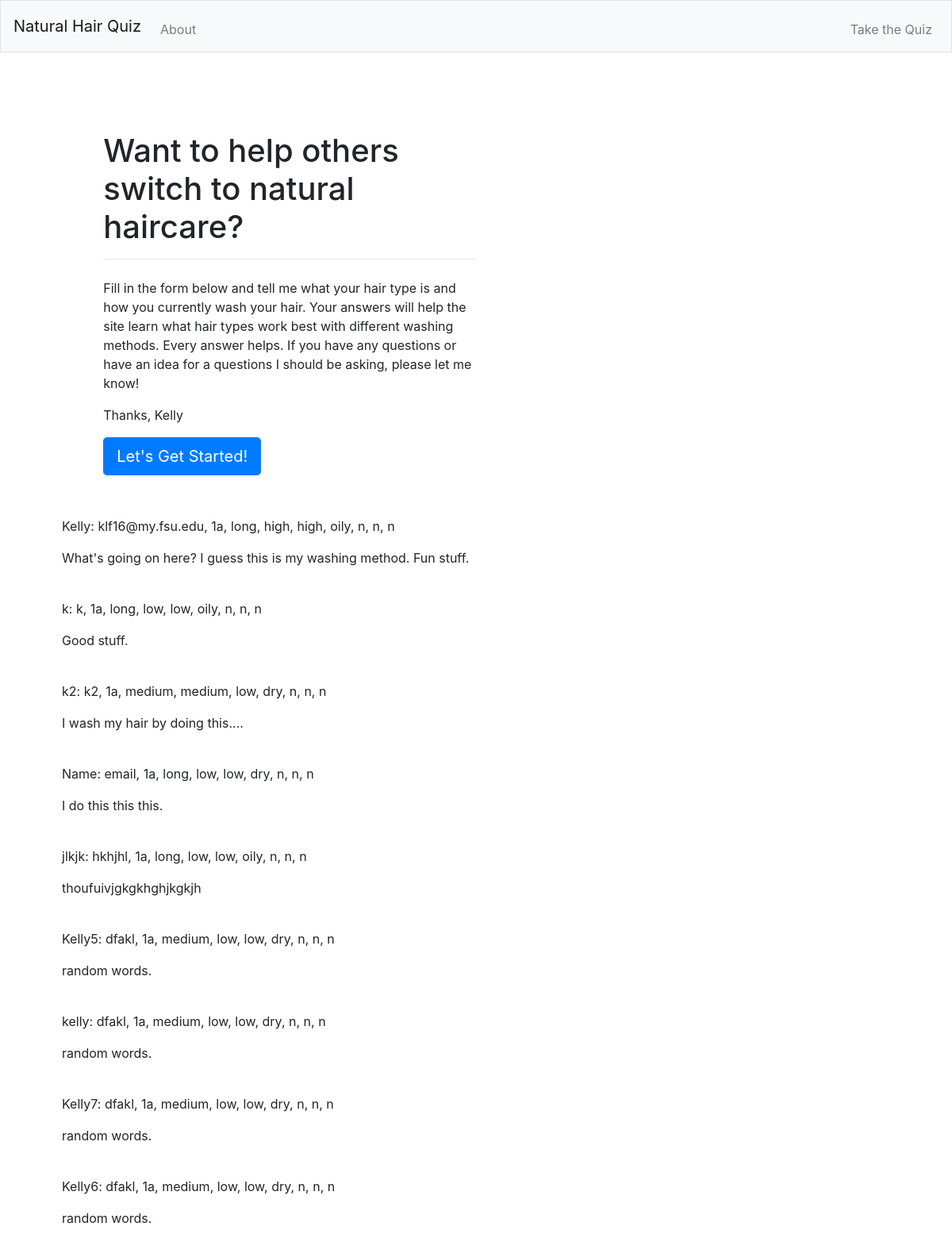
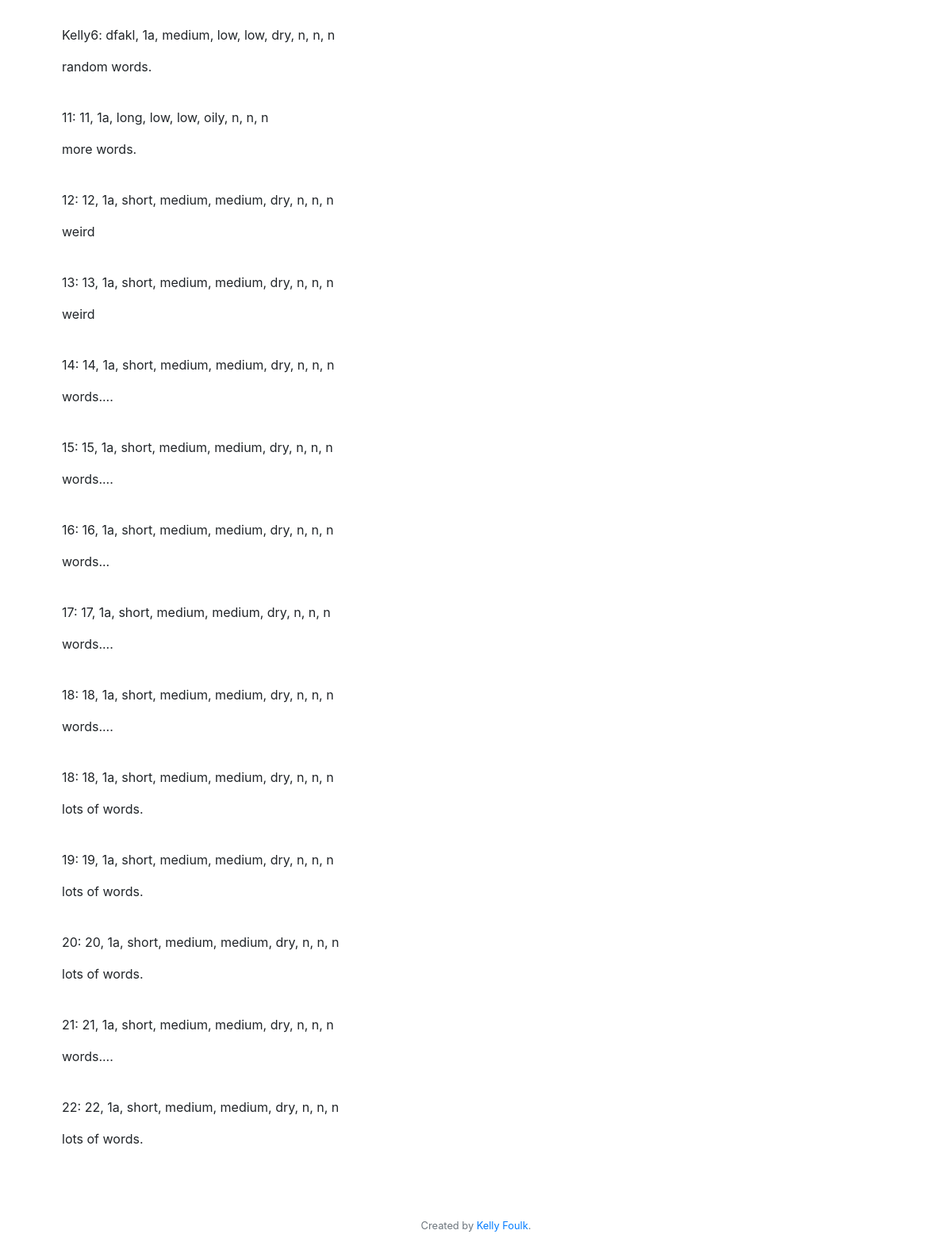
The page / on the database its author committed (2 pictures, top to bottom).
### tables this page shows
CREATE TABLE experts (
    id INTEGER PRIMARY KEY AUTOINCREMENT,
    created TIMESTAMP NOT NULL DEFAULT CURRENT_TIMESTAMP,
    name TEXT NOT NULL,
    email TEXT NOT NULL,
    curl TEXT NOT NULL,
    length TEXT NOT NULL,
    density TEXT NOT NULL,
    porosity TEXT NOT NULL,
    oily TEXT NOT NULL,
    colored TEXT NOT NULL,
    permed TEXT NOT NULL,
    keratin TEXT NOT NULL,
    washMethod TEXT NOT NULL
);

### application.py (the view)
@app.route('/')
def index():
    users = query_db('SELECT * FROM experts')
    return render_template('index.html', users=users)

### application.py (called while the page is built)
def get_db():
    db = sqlite3.connect('database.db')
    db.row_factory = sqlite3.Row
    return db

def query_db(query, args=(), one=False):
    cur = get_db().execute(query, args)
    rv = cur.fetchall()
    cur.close()
    return (rv[0] if rv else None) if one else rv

@app.teardown_appcontext
def close_connection(exception):
    db = getattr(g, '_database', None)
    if db is not None:
        db.close()

@app.after_request
def after_request(response):
    response.headers["Cache-Control"] = "no-cache, no-store, must-revalidate"
    response.headers["Expires"] = 0
    response.headers["Pragma"] = "no-cache"
    return response

### templates/index.html (shortened to what this page needs)
{% extends "layout.html" %}
{% block main %}
<div class="hero-display">
    <div class='hero-text'>
        <h1 class="hero">Want to help others switch to natural haircare?</h1>
        <hr>
        <p> Fill in the form below and tell me what your hair type is and how you currently wash your hair. Your answers will help the site learn what hair types work best with different washing methods. Every answer helps. If you have any questions or have an idea for a questions I should be asking, please let me know!</p>
        <p>Thanks, Kelly</p>
        <a class="btn btn-primary btn-lg" href="/quiz" role="button">Let's Get Started!</a>
    </div>
</div>
{% for user in users %}
<p>{{user['name']}}: {{user['email']}}, {{user['curl']}}, {{user['length']}}, {{user['density']}}, {{user['porosity']}}, {{user['oily']}}, {{user['colored']}}, {{user['permed']}}, {{user['keratin']}}</li>
</p>
<p>{{user['washMethod']}}</p>
<br>
{% endfor %}
{% endblock %}

### static/style.css (style rules this page uses)
.hero-display { padding: 10% 5%; }
hr { padding: .25em; }
@media only screen and (min-width: 768px) { .hero-text { max-width: 50%; } }
@media only screen and (min-width: 768px) { .hero-display { padding: 5%; } }

### rows shown on the page
experts: name "Kelly", email "klf16@my.fsu.edu", curl "1a", length "long", density "high", porosity "high", oily "oily", colored "n", permed "n", keratin "n", washMethod "What's going on here? I guess this is my washing method. Fun stuff."
experts: name "k", email "k", curl "1a", length "long", density "low", porosity "low", oily "oily", colored "n", permed "n", keratin "n", washMethod "Good stuff."
experts: name "k2", email "k2", curl "1a", length "medium", density "medium", porosity "low", oily "dry", colored "n", permed "n", keratin "n", washMethod "I wash my hair by doing this...."
experts: name "Name", email "email", curl "1a", length "long", density "low", porosity "low", oily "dry", colored "n", permed "n", keratin "n", washMethod "I do this this this."
experts: name "jlkjk", email "hkhjhl", curl "1a", length "long", density "low", porosity "low", oily "oily", colored "n", permed "n", keratin "n", washMethod "thoufuivjgkgkhghjkgkjh"
experts: name "Kelly5", email "dfakl", curl "1a", length "medium", density "low", porosity "low", oily "dry", colored "n", permed "n", keratin "n", washMethod "random words."
experts: name "kelly", email "dfakl", curl "1a", length "medium", density "low", porosity "low", oily "dry", colored "n", permed "n", keratin "n", washMethod "random words."
experts: name "Kelly7", email "dfakl", curl "1a", length "medium", density "low", porosity "low", oily "dry", colored "n", permed "n", keratin "n", washMethod "random words."
experts: name "Kelly6", email "dfakl", curl "1a", length "medium", density "low", porosity "low", oily "dry", colored "n", permed "n", keratin "n", washMethod "random words."
experts: name "Kelly6", email "dfakl", curl "1a", length "medium", density "low", porosity "low", oily "dry", colored "n", permed "n", keratin "n", washMethod "random words."
experts: name "11", email "11", curl "1a", length "long", density "low", porosity "low", oily "oily", colored "n", permed "n", keratin "n", washMethod "more words."
experts: name "12", email "12", curl "1a", length "short", density "medium", porosity "medium", oily "dry", colored "n", permed "n", keratin "n", washMethod "weird"
experts: name "13", email "13", curl "1a", length "short", density "medium", porosity "medium", oily "dry", colored "n", permed "n", keratin "n", washMethod "weird"
experts: name "14", email "14", curl "1a", length "short", density "medium", porosity "medium", oily "dry", colored "n", permed "n", keratin "n", washMethod "words...."
experts: name "15", email "15", curl "1a", length "short", density "medium", porosity "medium", oily "dry", colored "n", permed "n", keratin "n", washMethod "words...."
experts: name "16", email "16", curl "1a", length "short", density "medium", porosity "medium", oily "dry", colored "n", permed "n", keratin "n", washMethod "words..."
experts: name "17", email "17", curl "1a", length "short", density "medium", porosity "medium", oily "dry", colored "n", permed "n", keratin "n", washMethod "words...."
experts: name "18", email "18", curl "1a", length "short", density "medium", porosity "medium", oily "dry", colored "n", permed "n", keratin "n", washMethod "words...."
experts: name "18", email "18", curl "1a", length "short", density "medium", porosity "medium", oily "dry", colored "n", permed "n", keratin "n", washMethod "lots of words."
experts: name "19", email "19", curl "1a", length "short", density "medium", porosity "medium", oily "dry", colored "n", permed "n", keratin "n", washMethod "lots of words."
experts: name "20", email "20", curl "1a", length "short", density "medium", porosity "medium", oily "dry", colored "n", permed "n", keratin "n", washMethod "lots of words."
experts: name "21", email "21", curl "1a", length "short", density "medium", porosity "medium", oily "dry", colored "n", permed "n", keratin "n", washMethod "words...."
experts: name "22", email "22", curl "1a", length "short", density "medium", porosity "medium", oily "dry", colored "n", permed "n", keratin "n", washMethod "lots of words."
